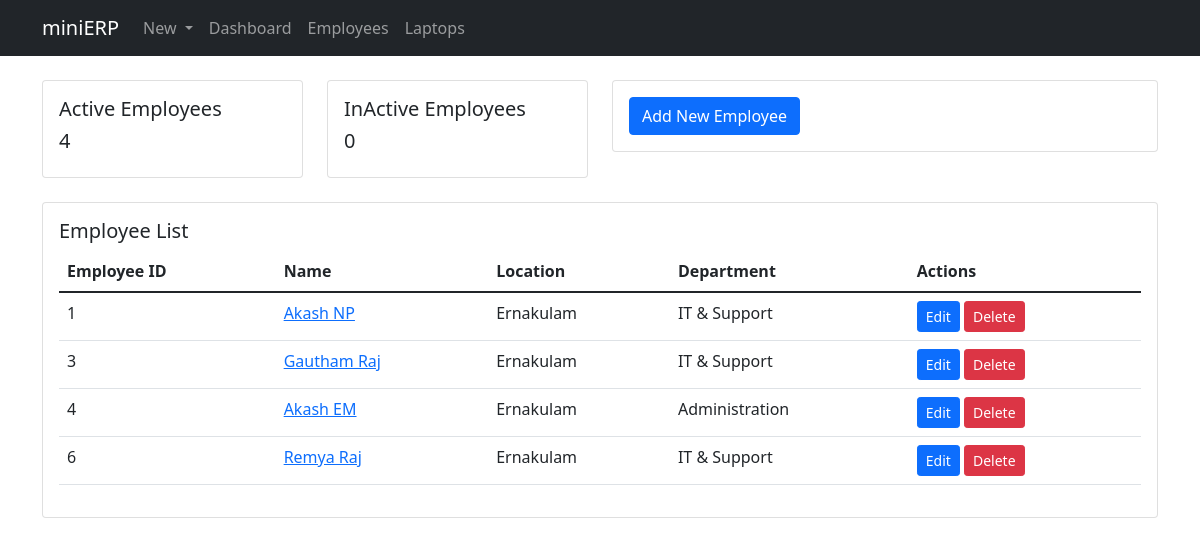
/dash_employees/, run on the app's committed database.
### hardware/models.py (models this page shows, shortened)
class Employee(models.Model):
    EMPLOYEE_STATUS = (
        ('Active', 'Active'),
        ('InActive', 'Inactive'),
    )
    emp_id = models.AutoField(primary_key=True, editable=False)
    dept_id = models.ForeignKey(Department, null=True, on_delete=models.SET_NULL)
    desig_id = models.ForeignKey(Designation, null=True, on_delete=models.SET_NULL)
    username = models.ForeignKey(User, null=True, on_delete=models.SET_NULL)
    emp_name = models.CharField(max_length=100, null=True)
    emp_email = models.CharField(max_length=100, null=True)
    emp_phone = models.IntegerField(null=True)
    emp_status = models.CharField(max_length=10, null=True, choices=EMPLOYEE_STATUS)
    loc_id = models.ForeignKey(Location, null=True, blank=False, on_delete=models.SET_NULL)
    emp_date_joined = models.DateField
    emp_date_exited = models.DateField
    emp_date_created = models.DateField(auto_now_add=True)

class Location(models.Model):
    location_id = models.AutoField(primary_key=True, editable=False)
    location = models.CharField(max_length=20, null=True)
    def __str__(self):
        return self.location

class Department(models.Model):
    department_id = models.AutoField(primary_key=True, editable=False)
    dept_name = models.CharField(max_length=50, null=False, blank=False)
    def __str__(self):
        return self.dept_name

### hardware/views.py (the view)
# urls.py: path('dash_employees/', views.employees, name='dash_employees'),
def employees(request):
    employees = Employee.objects.all()
    active_emps = Employee.objects.filter(emp_status = 'Active').count()
    inactive_emps = Employee.objects.filter(emp_status = 'InActive').count()
    context = {'active_emps': active_emps, 'inactive_emps': inactive_emps, 'employees': employees}
    return render(request, 'hardware/dash_employees.html', context)

### hardware/templates/hardware/dash_employees.html
{% extends 'hardware/main.html' %}
{% block content %}
<div class="container">
    <div class="row">
        <div class="col-md-6">
            <div class="row">
                <div class="col-sm-6">
                  <div class="card">
                    <div class="card-body">
                      <h5 class="card-title">Active Employees</h5>
                      <h5>{{active_emps}}</h5>
                    </div>
                  </div>
                </div>
                <div class="col-sm-6">
                  <div class="card">
                    <div class="card-body">
                      <h5 class="card-title">InActive Employees</h5>
                      <h5>{{inactive_emps}}</h5>
                    </div>
                  </div>
                </div>
              </div>
            </div>
        <div class="col-md-6">
          <div class="card">
            <div class="card-body">
              <div class="card-text">
                <a class="btn btn-primary" href="{% url 'employee_add' %}">Add New Employee</a>
              </div>
            </div>
          </div>
        </div>
    </div>
    <div class="row my-4">
        <div class="col">
            <div class="card card-body">
                <h5 class="card-title">Employee List</h5>
                <table class="table table-stripped">
                    <thead>
                      <tr>
                        <th scope="col">Employee ID</th>
                        <th scope="col">Name</th>
                        <th scope="col">Location</th>
                        <th scope="col">Department</th>
                        <th scope="col">Actions</th>
                      </tr>
                    </thead>
                    <tbody>
                      {% for employee in employees %}
                      <tr>
                        <td>{{employee.emp_id}}</td>
                        <td><a href="{% url 'employee' pk=employee.emp_id %}">{{employee.emp_name}}</a></td>
                        <td>{{employee.loc_id}}</td>
                        <td>{{employee.dept_id}}</td>
                        <td><a class="btn btn-primary btn-sm" href="{% url 'employee_edit' pk=employee.emp_id %}">Edit</a> <a href="{% url 'employee_del' pk=employee.emp_id %}" class="btn btn-danger btn-sm">Delete</a></td>
                      </tr>
                      {% endfor %}
                    </tbody>
                </table>
            </div>
        </div>
    </div>
</div>
{% endblock %}

### hardware/templates/hardware/main.html (shortened to what this page needs)
<!DOCTYPE html>
<html lang="en">
<head>
    <link href="https://cdn.jsdelivr.net/npm/bootstrap@5.1.3/dist/css/bootstrap.min.css" rel="stylesheet">
</head>
<body>
    {% include 'hardware/navbar.html' %}
    <br>
    {% block content %}
    {% endblock %}
</body>
</html>

### hardware/templates/hardware/navbar.html (shortened to what this page needs)
<nav class="navbar navbar-expand-lg navbar-dark bg-dark">
    <div class="container">
        <span class="navbar-brand mb-0 h1">miniERP</span>
      <div class="collapse navbar-collapse" id="navbarSupportedContent">
        <ul class="navbar-nav me-auto mb-2 mb-lg-0">
          <li class="nav-item dropdown">
            <a class="nav-link dropdown-toggle" href="#" id="navbarDropdown" role="button" data-bs-toggle="dropdown" aria-expanded="false">
              New
            </a>
          </li>
          <li class="nav-item">
            <a class="nav-link" aria-current="page" href="{% url 'home' %}">Dashboard</a>
          </li>
          <li class="nav-item">
            <a class="nav-link" aria-current="page" href="{% url 'dash_employees' %}">Employees</a>
          </li>
          <li class="nav-item">
            <a class="nav-link" aria-current="page" href="{% url 'dash_laptops' %}">Laptops</a>
          </li>
        </ul>
      </div>
    </div>
  </nav>

### data on the page
Employee: emp_id "1", emp_name "Akash NP", loc_id "Ernakulam", dept_id "IT & Support"
Employee: emp_id "3", emp_name "Gautham Raj", loc_id "Ernakulam", dept_id "IT & Support"
Employee: emp_id "4", emp_name "Akash EM", loc_id "Ernakulam", dept_id "Administration"
Employee: emp_id "6", emp_name "Remya Raj", loc_id "Ernakulam", dept_id "IT & Support"

### other printed values
{{ active_emps }} "4"
{{ inactive_emps }} "0"
